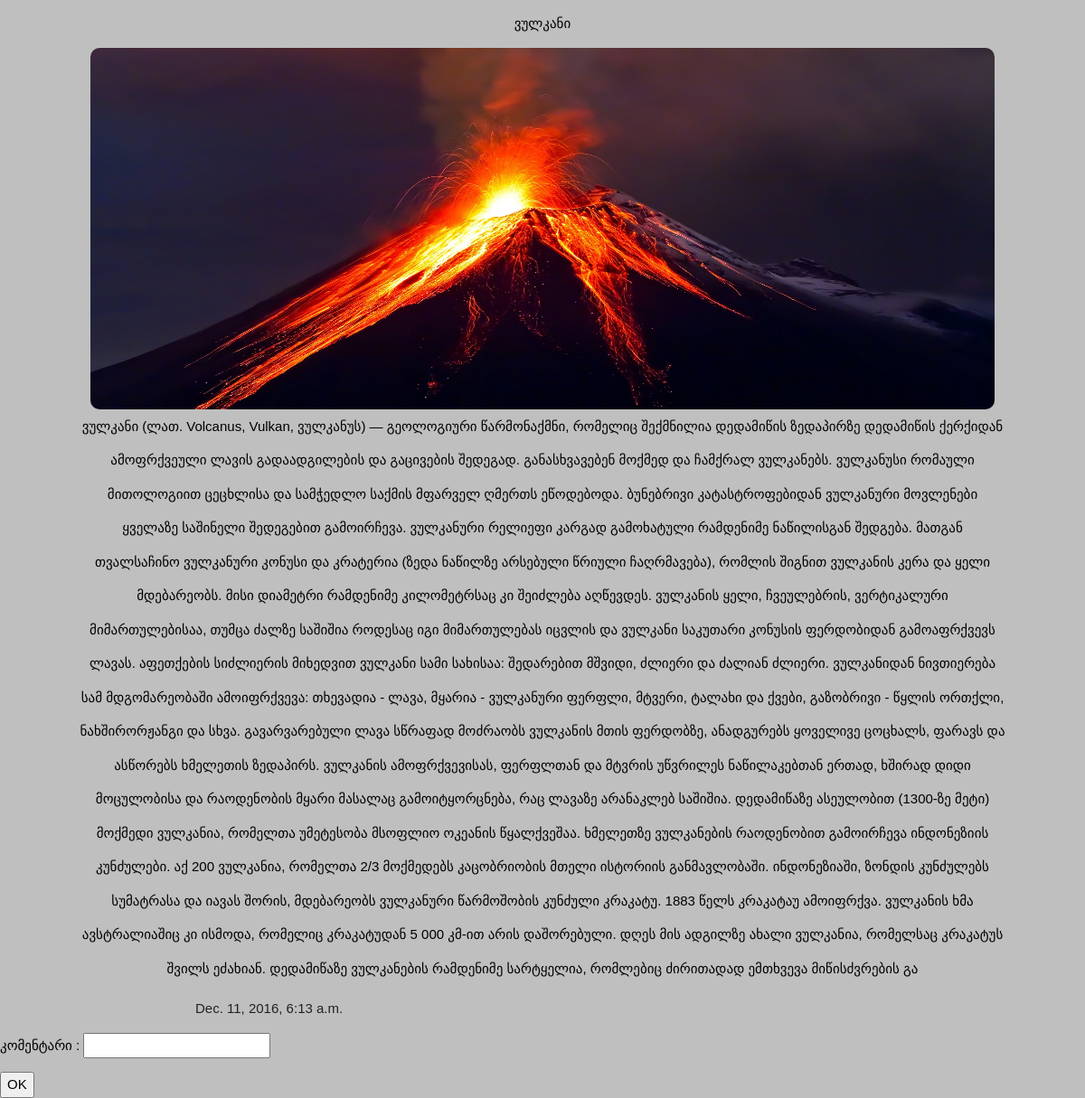
The app's page /sing/app/7/srulad/, older data.
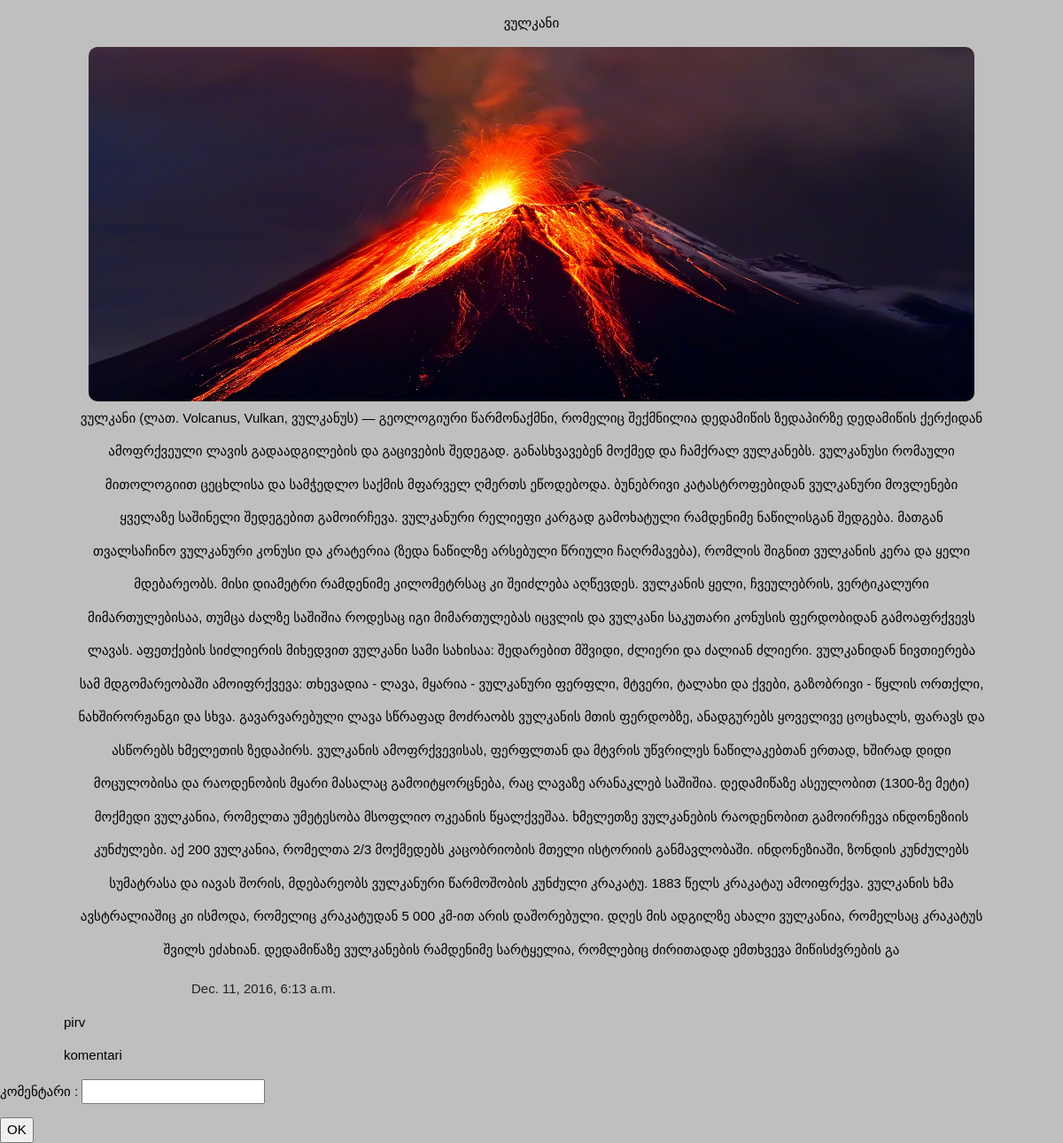
The same page, newer data.
### app/models.py (models this page shows)
class Comment(models.Model):
	posti=models.ForeignKey(Post,on_delete=models.CASCADE,verbose_name=_("პოსტი"))
	komentari=models.CharField(verbose_name="კომენტარი",max_length=200)
	def __str__(self):
		return self.komentari
	class Meta:
		verbose_name_plural=_("კომენტარები")

### app/views.py (the view)
# urls.py: url(r'^(?P<posti_id>[0-9]+)/srulad/$',srulad,name="srulad"),
def srulad(request,posti_id):
	form=CommentForm()
	posti_srulad=Post.objects.get(pk=posti_id)
	if request.method=="POST":
		posti_srulad.comment_set.create(
			komentari=request.POST.get("new_comment"))
	return render(request,'app/srulad.html',{"posti":posti_srulad,"form":form})

### app/forms.py
class CommentForm(forms.Form):
    new_comment = forms.CharField(label='კომენტარი ', max_length=100)
    class Meta:
    	model= Comment
    	fields=('kometari',)

### templates/app/srulad.html (shortened to what this page needs)
<!DOCTYPE html>
<html>
<head>
{% load static %}
<link rel="stylesheet" href="{% static 'css/new.css' %}">
</head>
<body style="background-color: rgb(191, 191, 191);">
	<p style="text-align: center;" >{{posti.postis_satauri}}</p>
	<img src="{{posti.surati.url}}" alt="some_text" style="width: 1000px; height: 400px; margin: auto; display: block; border-radius: 10px;">
	<p style="text-align: center; line-height: 2.5em; display: block; margin: auto; width: 1024px;">{{posti.postis_contenti}}</p>
	<p style="display: block; padding-left: 18%; color: rgb(34, 34, 34);">{{posti.sheqmnis_dro}}</p>
	{% for i in posti.comment_set.all %}
		<p style="padding-left: 6%;">{{i}}</p>
	{% endfor %}
 <form action="" method="POST">
 	{{ form.as_p}}
	<input type="submit" value="OK">
</form>
</body>
</html>

Row changes from the older to the newer data that the page shows:
added Comment: komentari "pirv"
added Comment: komentari "komentari"
